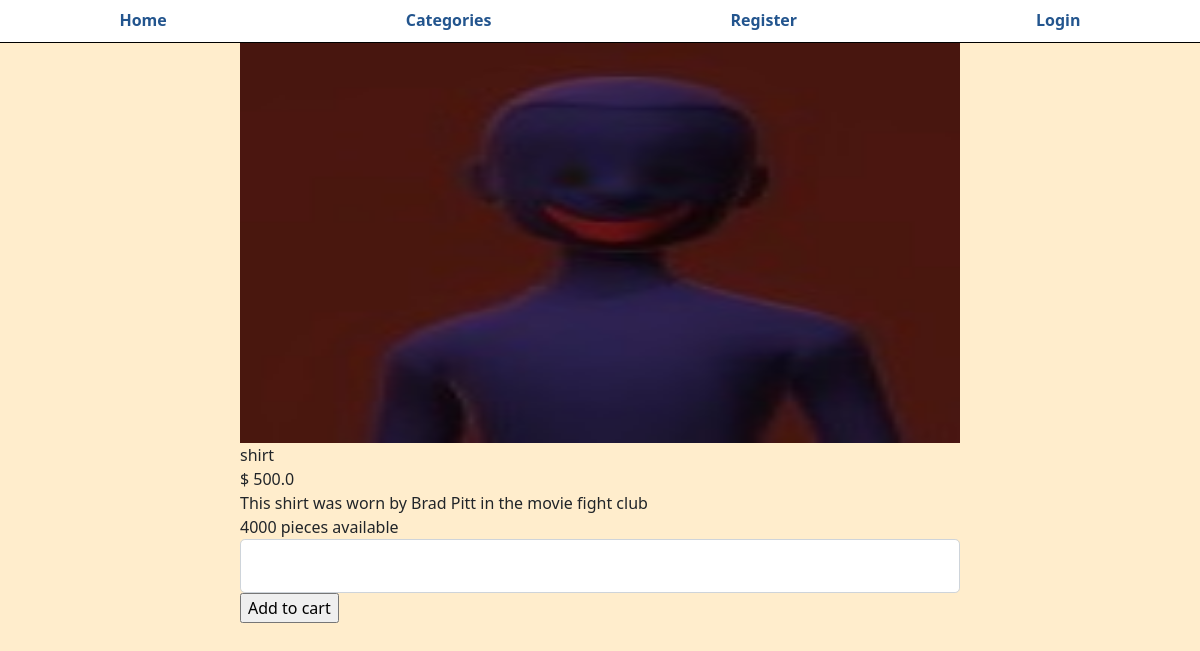
Screenshot of /singleproduct/1 with the database file from the repository.
### app/models.py (models this page shows, shortened)
class Product(db.Model):
    id = db.Column(db.Integer, primary_key=True, nullable=False)
    name = db.Column(db.String(30), nullable=False)
    description = db.Column(db.Text)
    quantity = db.Column(db.Integer, nullable=False, default=1)
    price = db.Column(db.Float, nullable=False)
    product_pic = db.Column(db.String(60), nullable=False, default='default.jpg')
    created_at = db.Column(db.DateTime,nullable=False, default=datetime.utcnow)
    seller_id = db.Column(db.Integer, db.ForeignKey('user.id'), nullable=True)
    category = db.Column(db.String(60), nullable=False)

### app/routes.py (the view)
@app.route('/singleproduct/<int:product_id>', methods=['GET', 'POST'])
def single_product(product_id):
	single = Product.query.filter_by(id=product_id).first()
	form = Buy()
	if form.validate_on_submit():
		red = form.quantity.data
		return redirect(url_for('buy', id=single.id ,red=red))
	image_file = url_for('static', filename='profile_pic/' + single.product_pic)
	return render_template('buy.html', title='Categories', post=single, pic=image_file, form=form)

### app/form.py
class Buy(FlaskForm):
    quantity = IntegerField('Quantity', validators=[DataRequired()])
    submit = SubmitField('Add to cart')

### app/templates/buy.html (shortened to what this page needs)
{% extends 'layout.html' %}
{% block content %}
    <form method='POST' enctype="multipart/form-data">
        <fieldset class='single-product'>
            <img class='product-img' src='{{ pic }}'>
            <div>{{post.name}}</div>
            <div>$ {{post.price}}</div>
            <div>{{post.description}}</div>
            {% if post.quantity == 1 %}
                <div>{{post.quantity}} piece available</div>
            {% else %}
                <div>{{post.quantity}} pieces available</div>
            {% endif %}
            <div class='quantity'>
                {% if form.quantity.errors%}
                    {{ form.quantity(class="form-group form-control-lg is-invalid")}}
                    <div class="invalid-feedback">
                        {%for error in form.quantity.errors%}
                            <span>{{error}}</span>
                        {%endfor%}
                    </div>
                {%else%}
                    {{ form.quantity(class="form-control form-control-lg") }}
                {% endif%}
            </div>
            <div>
                {{ form.submit}}
            </div>
        </fieldset>
    </form>
{% endblock content %}

### app/static/main.css (style rules this page uses)
html, body { background-color: rgb(255, 237, 204); }
.form-control { font-size: 1.5rem; }
.single-product { width: 60%; margin: 0 auto; }
.product-img { height: 50vh; width: 100%; }

### rows the page displays
Product: name "shirt", price "500.0", description "This shirt was worn by Brad Pitt in the movie fight club", quantity "4000"
